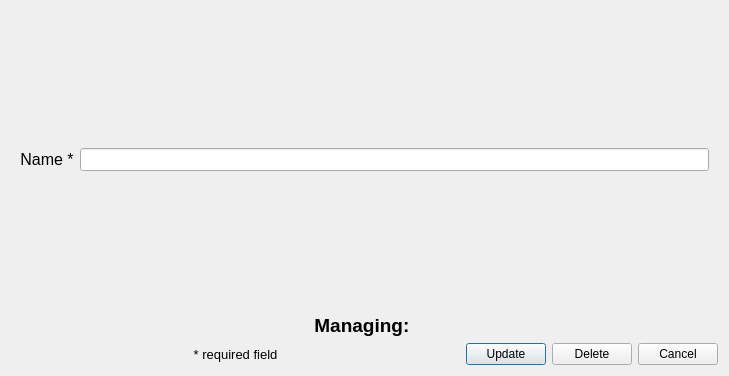
<?xml version="1.0" encoding="UTF-8"?>
<ui version="4.0">
 <class>update_delete_dialog</class>
 <widget class="QDialog" name="update_delete_dialog">
  <property name="geometry">
   <rect>
    <x>0</x>
    <y>0</y>
    <width>729</width>
    <height>376</height>
   </rect>
  </property>
  <property name="windowTitle">
   <string>Update or Delete Entry</string>
  </property>
  <layout class="QVBoxLayout" name="verticalLayout">
   <item>
    <widget class="QStackedWidget" name="update_delete_stacked_widget">
     <property name="currentIndex">
      <number>0</number>
     </property>
     <widget class="QWidget" name="city_page">
      <layout class="QGridLayout" name="gridLayout">
       <item row="1" column="2">
        <widget class="QLabel" name="city_name_label">
         <property name="sizePolicy">
          <sizepolicy hsizetype="Preferred" vsizetype="Expanding">
           <horstretch>0</horstretch>
           <verstretch>0</verstretch>
          </sizepolicy>
         </property>
         <property name="font">
          <font>
           <pointsize>12</pointsize>
           <weight>50</weight>
           <bold>false</bold>
          </font>
         </property>
         <property name="text">
          <string>Name *</string>
         </property>
         <property name="alignment">
          <set>Qt::AlignCenter</set>
         </property>
        </widget>
       </item>
       <item row="1" column="3">
        <widget class="QLineEdit" name="city_name_line_edit">
         <property name="font">
          <font>
           <pointsize>10</pointsize>
          </font>
         </property>
        </widget>
       </item>
      </layout>
     </widget>
     <widget class="QWidget" name="hotel_page">
      <layout class="QGridLayout" name="gridLayout_2">
       <item row="1" column="0">
        <widget class="QLabel" name="contact_number_label">
         <property name="sizePolicy">
          <sizepolicy hsizetype="Preferred" vsizetype="Expanding">
           <horstretch>0</horstretch>
           <verstretch>0</verstretch>
          </sizepolicy>
         </property>
         <property name="font">
          <font>
           <pointsize>12</pointsize>
          </font>
         </property>
         <property name="text">
          <string>Contact number *</string>
         </property>
         <property name="alignment">
          <set>Qt::AlignCenter</set>
         </property>
        </widget>
       </item>
       <item row="2" column="0">
        <widget class="QLabel" name="text_desc_label">
         <property name="sizePolicy">
          <sizepolicy hsizetype="Preferred" vsizetype="Expanding">
           <horstretch>0</horstretch>
           <verstretch>0</verstretch>
          </sizepolicy>
         </property>
         <property name="font">
          <font>
           <pointsize>12</pointsize>
          </font>
         </property>
         <property name="text">
          <string>Description *</string>
         </property>
         <property name="alignment">
          <set>Qt::AlignCenter</set>
         </property>
        </widget>
       </item>
       <item row="1" column="3">
        <widget class="QLabel" name="manager_name_label">
         <property name="sizePolicy">
          <sizepolicy hsizetype="Preferred" vsizetype="Expanding">
           <horstretch>0</horstretch>
           <verstretch>0</verstretch>
          </sizepolicy>
         </property>
         <property name="font">
          <font>
           <pointsize>12</pointsize>
          </font>
         </property>
         <property name="text">
          <string>Manager name</string>
         </property>
         <property name="alignment">
          <set>Qt::AlignCenter</set>
         </property>
        </widget>
       </item>
       <item row="3" column="3">
        <widget class="QCheckBox" name="pool_check_box">
         <property name="font">
          <font>
           <pointsize>12</pointsize>
          </font>
         </property>
         <property name="text">
          <string>Pool *</string>
         </property>
        </widget>
       </item>
       <item row="2" column="3">
        <widget class="QLabel" name="rating_label">
         <property name="sizePolicy">
          <sizepolicy hsizetype="Preferred" vsizetype="Expanding">
           <horstretch>0</horstretch>
           <verstretch>0</verstretch>
          </sizepolicy>
         </property>
         <property name="font">
          <font>
           <pointsize>12</pointsize>
          </font>
         </property>
         <property name="text">
          <string>Rating</string>
         </property>
         <property name="alignment">
          <set>Qt::AlignCenter</set>
         </property>
        </widget>
       </item>
       <item row="0" column="4">
        <widget class="QLineEdit" name="city_name_line_edit_2">
         <property name="font">
          <font>
           <pointsize>10</pointsize>
          </font>
         </property>
        </widget>
       </item>
       <item row="1" column="4">
        <widget class="QLineEdit" name="manager_name_line_edit">
         <property name="font">
          <font>
           <pointsize>10</pointsize>
          </font>
         </property>
        </widget>
       </item>
       <item row="0" column="1">
        <widget class="QLineEdit" name="hotel_name_line_edit">
         <property name="font">
          <font>
           <pointsize>10</pointsize>
          </font>
         </property>
        </widget>
       </item>
       <item row="3" column="0">
        <widget class="QCheckBox" name="restaurant_check_box">
         <property name="font">
          <font>
           <pointsize>12</pointsize>
          </font>
         </property>
         <property name="text">
          <string>Restaurant *</string>
         </property>
        </widget>
       </item>
       <item row="0" column="0">
        <widget class="QLabel" name="hotel_name_label">
         <property name="sizePolicy">
          <sizepolicy hsizetype="Preferred" vsizetype="Expanding">
           <horstretch>0</horstretch>
           <verstretch>0</verstretch>
          </sizepolicy>
         </property>
         <property name="font">
          <font>
           <pointsize>12</pointsize>
           <weight>50</weight>
           <bold>false</bold>
          </font>
         </property>
         <property name="text">
          <string>Name *</string>
         </property>
         <property name="alignment">
          <set>Qt::AlignCenter</set>
         </property>
        </widget>
       </item>
       <item row="1" column="1">
        <widget class="QLineEdit" name="contact_number_line_edit">
         <property name="font">
          <font>
           <pointsize>10</pointsize>
          </font>
         </property>
        </widget>
       </item>
       <item row="3" column="1">
        <widget class="QCheckBox" name="free_meals_check_box">
         <property name="font">
          <font>
           <pointsize>12</pointsize>
          </font>
         </property>
         <property name="text">
          <string>Free meals *</string>
         </property>
        </widget>
       </item>
       <item row="0" column="3">
        <widget class="QLabel" name="city_name_label_2">
         <property name="sizePolicy">
          <sizepolicy hsizetype="Preferred" vsizetype="Expanding">
           <horstretch>0</horstretch>
           <verstretch>0</verstretch>
          </sizepolicy>
         </property>
         <property name="font">
          <font>
           <pointsize>12</pointsize>
           <weight>50</weight>
           <bold>false</bold>
          </font>
         </property>
         <property name="text">
          <string>City *</string>
         </property>
         <property name="alignment">
          <set>Qt::AlignCenter</set>
         </property>
        </widget>
       </item>
       <item row="2" column="1">
        <widget class="QTextEdit" name="text_desc_text_edit">
         <property name="font">
          <font>
           <pointsize>10</pointsize>
          </font>
         </property>
        </widget>
       </item>
       <item row="3" column="4">
        <widget class="QCheckBox" name="free_internet_check_box">
         <property name="font">
          <font>
           <pointsize>12</pointsize>
          </font>
         </property>
         <property name="text">
          <string>Free internet *</string>
         </property>
        </widget>
       </item>
       <item row="2" column="4">
        <widget class="QComboBox" name="rating_combo_box">
         <property name="font">
          <font>
           <pointsize>10</pointsize>
          </font>
         </property>
         <item>
          <property name="text">
           <string>N/A</string>
          </property>
         </item>
         <item>
          <property name="text">
           <string>1</string>
          </property>
         </item>
         <item>
          <property name="text">
           <string>2</string>
          </property>
         </item>
         <item>
          <property name="text">
           <string>3</string>
          </property>
         </item>
         <item>
          <property name="text">
           <string>4</string>
          </property>
         </item>
         <item>
          <property name="text">
           <string>5</string>
          </property>
         </item>
        </widget>
       </item>
      </layout>
     </widget>
     <widget class="QWidget" name="apart_page">
      <layout class="QVBoxLayout" name="verticalLayout_2">
       <item>
        <layout class="QHBoxLayout" name="horizontalLayout_2">
         <item>
          <widget class="QLabel" name="hotel_name_label_2">
           <property name="sizePolicy">
            <sizepolicy hsizetype="Preferred" vsizetype="Expanding">
             <horstretch>0</horstretch>
             <verstretch>0</verstretch>
            </sizepolicy>
           </property>
           <property name="font">
            <font>
             <pointsize>12</pointsize>
            </font>
           </property>
           <property name="text">
            <string>Hotel name *</string>
           </property>
           <property name="alignment">
            <set>Qt::AlignCenter</set>
           </property>
          </widget>
         </item>
         <item>
          <widget class="QLineEdit" name="hotel_name_line_edit_2">
           <property name="font">
            <font>
             <pointsize>10</pointsize>
            </font>
           </property>
          </widget>
         </item>
        </layout>
       </item>
       <item>
        <layout class="QHBoxLayout" name="horizontalLayout_3">
         <item>
          <widget class="QLabel" name="apart_number_label">
           <property name="sizePolicy">
            <sizepolicy hsizetype="Preferred" vsizetype="Expanding">
             <horstretch>0</horstretch>
             <verstretch>0</verstretch>
            </sizepolicy>
           </property>
           <property name="font">
            <font>
             <pointsize>12</pointsize>
            </font>
           </property>
           <property name="text">
            <string>Apartment number *</string>
           </property>
           <property name="alignment">
            <set>Qt::AlignCenter</set>
           </property>
          </widget>
         </item>
         <item>
          <widget class="QSpinBox" name="apart_number_spin_box">
           <property name="font">
            <font>
             <pointsize>10</pointsize>
            </font>
           </property>
           <property name="minimum">
            <number>1</number>
           </property>
           <property name="maximum">
            <number>999</number>
           </property>
          </widget>
         </item>
         <item>
          <widget class="QLabel" name="room_count_label">
           <property name="sizePolicy">
            <sizepolicy hsizetype="Preferred" vsizetype="Expanding">
             <horstretch>0</horstretch>
             <verstretch>0</verstretch>
            </sizepolicy>
           </property>
           <property name="font">
            <font>
             <pointsize>12</pointsize>
            </font>
           </property>
           <property name="text">
            <string>Rooms *</string>
           </property>
           <property name="alignment">
            <set>Qt::AlignCenter</set>
           </property>
          </widget>
         </item>
         <item>
          <widget class="QSpinBox" name="room_count_spin_box">
           <property name="font">
            <font>
             <pointsize>10</pointsize>
            </font>
           </property>
           <property name="minimum">
            <number>1</number>
           </property>
           <property name="maximum">
            <number>9</number>
           </property>
          </widget>
         </item>
        </layout>
       </item>
       <item>
        <layout class="QHBoxLayout" name="horizontalLayout_4">
         <item>
          <widget class="QLabel" name="apart_capacity_label">
           <property name="sizePolicy">
            <sizepolicy hsizetype="Preferred" vsizetype="Expanding">
             <horstretch>0</horstretch>
             <verstretch>0</verstretch>
            </sizepolicy>
           </property>
           <property name="font">
            <font>
             <pointsize>12</pointsize>
            </font>
           </property>
           <property name="text">
            <string>Capacity *</string>
           </property>
           <property name="alignment">
            <set>Qt::AlignCenter</set>
           </property>
          </widget>
         </item>
         <item>
          <widget class="QSpinBox" name="apart_capacity_spin_box">
           <property name="font">
            <font>
             <pointsize>10</pointsize>
            </font>
           </property>
           <property name="minimum">
            <number>1</number>
           </property>
          </widget>
         </item>
         <item>
          <widget class="QLabel" name="price_per_night_label">
           <property name="sizePolicy">
            <sizepolicy hsizetype="Preferred" vsizetype="Expanding">
             <horstretch>0</horstretch>
             <verstretch>0</verstretch>
            </sizepolicy>
           </property>
           <property name="font">
            <font>
             <pointsize>12</pointsize>
            </font>
           </property>
           <property name="text">
            <string>Price per night (euro) *</string>
           </property>
           <property name="alignment">
            <set>Qt::AlignCenter</set>
           </property>
          </widget>
         </item>
         <item>
          <widget class="QDoubleSpinBox" name="price_per_night_spin_box">
           <property name="font">
            <font>
             <pointsize>10</pointsize>
            </font>
           </property>
           <property name="maximum">
            <double>9999.989999999999782</double>
           </property>
          </widget>
         </item>
        </layout>
       </item>
       <item>
        <layout class="QHBoxLayout" name="horizontalLayout_5">
         <item>
          <widget class="QCheckBox" name="ac_check_box">
           <property name="font">
            <font>
             <pointsize>12</pointsize>
            </font>
           </property>
           <property name="text">
            <string>AC *</string>
           </property>
          </widget>
         </item>
         <item>
          <widget class="QCheckBox" name="minibar_check_box">
           <property name="font">
            <font>
             <pointsize>12</pointsize>
            </font>
           </property>
           <property name="text">
            <string>Minibar *</string>
           </property>
          </widget>
         </item>
         <item>
          <widget class="QCheckBox" name="tv_check_box">
           <property name="font">
            <font>
             <pointsize>12</pointsize>
            </font>
           </property>
           <property name="text">
            <string>TV *</string>
           </property>
          </widget>
         </item>
         <item>
          <widget class="QCheckBox" name="double_bed_check_box">
           <property name="font">
            <font>
             <pointsize>12</pointsize>
            </font>
           </property>
           <property name="text">
            <string>Double bed *</string>
           </property>
          </widget>
         </item>
        </layout>
       </item>
      </layout>
     </widget>
     <widget class="QWidget" name="booking_page">
      <layout class="QVBoxLayout" name="verticalLayout_4">
       <item>
        <layout class="QHBoxLayout" name="horizontalLayout_13">
         <item>
          <widget class="QLabel" name="passport_number_label_3">
           <property name="font">
            <font>
             <pointsize>12</pointsize>
            </font>
           </property>
           <property name="text">
            <string>Guest passport number *</string>
           </property>
           <property name="alignment">
            <set>Qt::AlignCenter</set>
           </property>
          </widget>
         </item>
         <item>
          <widget class="QLineEdit" name="passport_number_line_edit_3">
           <property name="font">
            <font>
             <pointsize>10</pointsize>
            </font>
           </property>
          </widget>
         </item>
        </layout>
       </item>
       <item>
        <layout class="QHBoxLayout" name="horizontalLayout_12">
         <item>
          <widget class="QLabel" name="hotel_name_label_5">
           <property name="font">
            <font>
             <pointsize>12</pointsize>
            </font>
           </property>
           <property name="text">
            <string>Hotel name *</string>
           </property>
           <property name="alignment">
            <set>Qt::AlignCenter</set>
           </property>
          </widget>
         </item>
         <item>
          <widget class="QLineEdit" name="hotel_name_line_edit_5">
           <property name="font">
            <font>
             <pointsize>10</pointsize>
            </font>
           </property>
          </widget>
         </item>
         <item>
          <widget class="QLabel" name="apart_number_label_3">
           <property name="font">
            <font>
             <pointsize>12</pointsize>
            </font>
           </property>
           <property name="text">
            <string>Apartment number *</string>
           </property>
           <property name="alignment">
            <set>Qt::AlignCenter</set>
           </property>
          </widget>
         </item>
         <item>
          <widget class="QSpinBox" name="apart_number_spin_box_3">
           <property name="font">
            <font>
             <pointsize>10</pointsize>
            </font>
           </property>
           <property name="minimum">
            <number>1</number>
           </property>
           <property name="maximum">
            <number>999</number>
           </property>
          </widget>
         </item>
        </layout>
       </item>
       <item>
        <layout class="QHBoxLayout" name="horizontalLayout_10">
         <item>
          <widget class="QLabel" name="check_in_label">
           <property name="font">
            <font>
             <pointsize>12</pointsize>
            </font>
           </property>
           <property name="text">
            <string>Check-in *</string>
           </property>
           <property name="alignment">
            <set>Qt::AlignCenter</set>
           </property>
          </widget>
         </item>
         <item>
          <widget class="QDateEdit" name="check_in_date_edit">
           <property name="font">
            <font>
             <pointsize>10</pointsize>
            </font>
           </property>
           <property name="calendarPopup">
            <bool>true</bool>
           </property>
          </widget>
         </item>
         <item>
          <widget class="QLabel" name="check_out_label">
           <property name="font">
            <font>
             <pointsize>12</pointsize>
            </font>
           </property>
           <property name="text">
            <string>Check-out *</string>
           </property>
           <property name="alignment">
            <set>Qt::AlignCenter</set>
           </property>
          </widget>
         </item>
         <item>
          <widget class="QDateEdit" name="check_out_date_edit">
           <property name="font">
            <font>
             <pointsize>10</pointsize>
            </font>
           </property>
           <property name="calendarPopup">
            <bool>true</bool>
           </property>
          </widget>
         </item>
        </layout>
       </item>
       <item>
        <layout class="QHBoxLayout" name="horizontalLayout_11">
         <item>
          <widget class="QLabel" name="adults_count_label">
           <property name="font">
            <font>
             <pointsize>12</pointsize>
            </font>
           </property>
           <property name="text">
            <string>Adults *</string>
           </property>
           <property name="alignment">
            <set>Qt::AlignCenter</set>
           </property>
          </widget>
         </item>
         <item>
          <widget class="QSpinBox" name="adults_count_spin_box">
           <property name="font">
            <font>
             <pointsize>10</pointsize>
            </font>
           </property>
           <property name="minimum">
            <number>1</number>
           </property>
           <property name="maximum">
            <number>20</number>
           </property>
          </widget>
         </item>
         <item>
          <widget class="QLabel" name="children_count_label">
           <property name="font">
            <font>
             <pointsize>12</pointsize>
            </font>
           </property>
           <property name="text">
            <string>Children *</string>
           </property>
           <property name="alignment">
            <set>Qt::AlignCenter</set>
           </property>
          </widget>
         </item>
         <item>
          <widget class="QSpinBox" name="children_count_spin_box">
           <property name="font">
            <font>
             <pointsize>10</pointsize>
            </font>
           </property>
           <property name="maximum">
            <number>19</number>
           </property>
          </widget>
         </item>
        </layout>
       </item>
      </layout>
     </widget>
     <widget class="QWidget" name="guest_page">
      <layout class="QGridLayout" name="gridLayout_3">
       <item row="1" column="3">
        <widget class="QLineEdit" name="email_line_edit">
         <property name="font">
          <font>
           <pointsize>10</pointsize>
          </font>
         </property>
        </widget>
       </item>
       <item row="0" column="2">
        <widget class="QLabel" name="last_name_label">
         <property name="font">
          <font>
           <pointsize>12</pointsize>
          </font>
         </property>
         <property name="text">
          <string>Last name *</string>
         </property>
         <property name="alignment">
          <set>Qt::AlignCenter</set>
         </property>
        </widget>
       </item>
       <item row="1" column="1">
        <widget class="QLineEdit" name="passport_number_line_edit">
         <property name="font">
          <font>
           <pointsize>10</pointsize>
          </font>
         </property>
        </widget>
       </item>
       <item row="0" column="1">
        <widget class="QLineEdit" name="first_name_line_edit">
         <property name="font">
          <font>
           <pointsize>10</pointsize>
          </font>
         </property>
        </widget>
       </item>
       <item row="2" column="1">
        <widget class="QLineEdit" name="phone_number_line_edit">
         <property name="font">
          <font>
           <pointsize>10</pointsize>
          </font>
         </property>
        </widget>
       </item>
       <item row="1" column="0">
        <widget class="QLabel" name="passport_number_label">
         <property name="font">
          <font>
           <pointsize>12</pointsize>
          </font>
         </property>
         <property name="text">
          <string>Passport number *</string>
         </property>
         <property name="alignment">
          <set>Qt::AlignCenter</set>
         </property>
        </widget>
       </item>
       <item row="0" column="0">
        <widget class="QLabel" name="first_name_label">
         <property name="font">
          <font>
           <pointsize>12</pointsize>
          </font>
         </property>
         <property name="text">
          <string>First name *</string>
         </property>
         <property name="alignment">
          <set>Qt::AlignCenter</set>
         </property>
        </widget>
       </item>
       <item row="0" column="3">
        <widget class="QLineEdit" name="last_name_line_edit">
         <property name="font">
          <font>
           <pointsize>10</pointsize>
          </font>
         </property>
        </widget>
       </item>
       <item row="1" column="2">
        <widget class="QLabel" name="email_label">
         <property name="font">
          <font>
           <pointsize>12</pointsize>
          </font>
         </property>
         <property name="text">
          <string>Email *</string>
         </property>
         <property name="alignment">
          <set>Qt::AlignCenter</set>
         </property>
        </widget>
       </item>
       <item row="2" column="0">
        <widget class="QLabel" name="phone_number_label">
         <property name="font">
          <font>
           <pointsize>12</pointsize>
          </font>
         </property>
         <property name="text">
          <string>Phone number</string>
         </property>
         <property name="alignment">
          <set>Qt::AlignCenter</set>
         </property>
        </widget>
       </item>
      </layout>
     </widget>
    </widget>
   </item>
   <item>
    <widget class="QLabel" name="current_item_label">
     <property name="sizePolicy">
      <sizepolicy hsizetype="Preferred" vsizetype="Maximum">
       <horstretch>0</horstretch>
       <verstretch>0</verstretch>
      </sizepolicy>
     </property>
     <property name="font">
      <font>
       <pointsize>14</pointsize>
       <weight>75</weight>
       <bold>true</bold>
      </font>
     </property>
     <property name="text">
      <string>Managing: </string>
     </property>
     <property name="alignment">
      <set>Qt::AlignCenter</set>
     </property>
    </widget>
   </item>
   <item>
    <layout class="QHBoxLayout" name="horizontalLayout">
     <item>
      <widget class="QLabel" name="required_label">
       <property name="sizePolicy">
        <sizepolicy hsizetype="Expanding" vsizetype="Preferred">
         <horstretch>0</horstretch>
         <verstretch>0</verstretch>
        </sizepolicy>
       </property>
       <property name="font">
        <font>
         <pointsize>10</pointsize>
         <weight>50</weight>
         <bold>false</bold>
        </font>
       </property>
       <property name="text">
        <string>* required field</string>
       </property>
       <property name="alignment">
        <set>Qt::AlignCenter</set>
       </property>
      </widget>
     </item>
     <item>
      <widget class="QPushButton" name="update_button">
       <property name="text">
        <string>Update</string>
       </property>
      </widget>
     </item>
     <item>
      <widget class="QPushButton" name="delete_button">
       <property name="text">
        <string>Delete</string>
       </property>
      </widget>
     </item>
     <item>
      <widget class="QDialogButtonBox" name="button_box">
       <property name="sizePolicy">
        <sizepolicy hsizetype="Maximum" vsizetype="Fixed">
         <horstretch>0</horstretch>
         <verstretch>0</verstretch>
        </sizepolicy>
       </property>
       <property name="orientation">
        <enum>Qt::Horizontal</enum>
       </property>
       <property name="standardButtons">
        <set>QDialogButtonBox::Cancel</set>
       </property>
       <property name="centerButtons">
        <bool>false</bool>
       </property>
      </widget>
     </item>
    </layout>
   </item>
  </layout>
 </widget>
 <resources/>
 <connections>
  <connection>
   <sender>button_box</sender>
   <signal>accepted()</signal>
   <receiver>update_delete_dialog</receiver>
   <slot>accept()</slot>
   <hints>
    <hint type="sourcelabel">
     <x>248</x>
     <y>254</y>
    </hint>
    <hint type="destinationlabel">
     <x>157</x>
     <y>274</y>
    </hint>
   </hints>
  </connection>
  <connection>
   <sender>button_box</sender>
   <signal>rejected()</signal>
   <receiver>update_delete_dialog</receiver>
   <slot>reject()</slot>
   <hints>
    <hint type="sourcelabel">
     <x>316</x>
     <y>260</y>
    </hint>
    <hint type="destinationlabel">
     <x>286</x>
     <y>274</y>
    </hint>
   </hints>
  </connection>
 </connections>
</ui>
